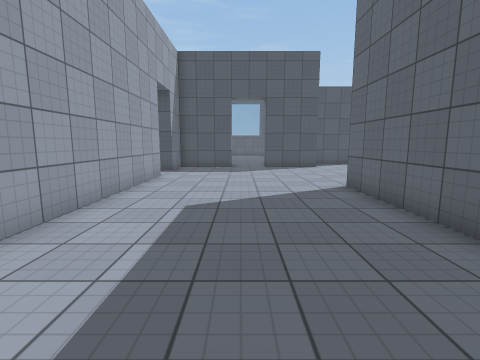
[1] (above)

21 first-person views from a walk through a Unity game level. The camera is 1.4 m above the floor, tilts 8° down and sees 85° across. Doors are open. The floor is counted in squares, 1 m on a side. Each view is taken from the middle of a square. On the plan, view 1 faces up. The plan holds only what a view shows up to about 13 squares ahead; the rest is blank. The place goes on beyond the plan. The player is left out. Surface patterns are stand-ins for the level's own textures.

[2]
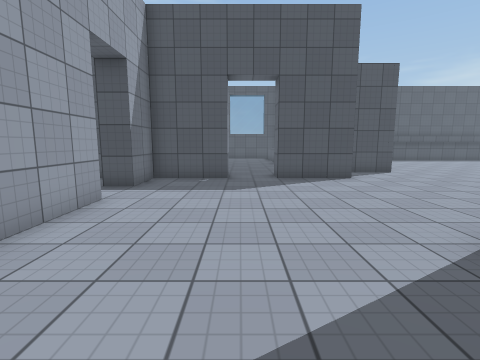

[3]
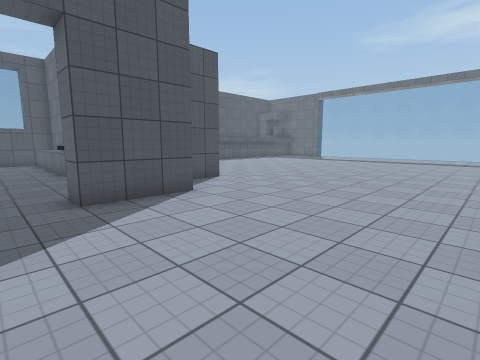

[4]
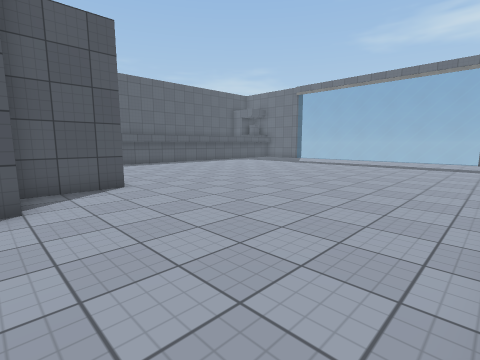

[5]
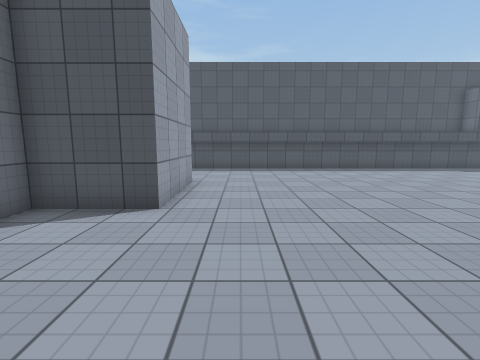

[6]
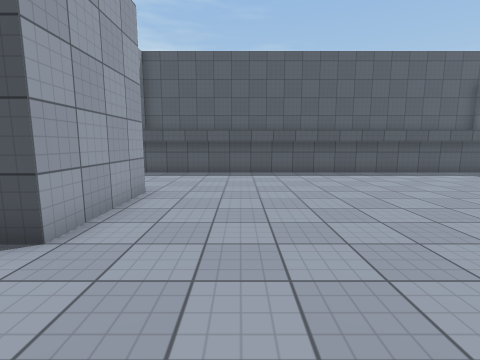

[7]
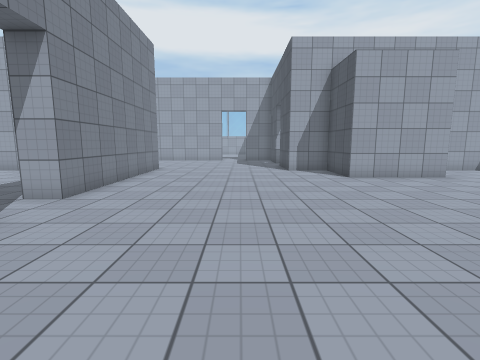

[8]
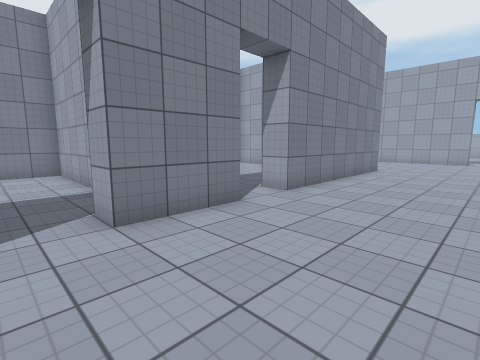

[9]
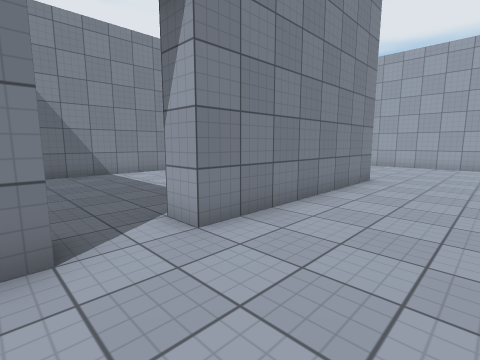

[10]
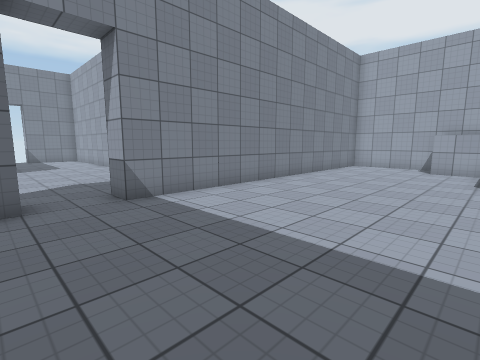

[11]
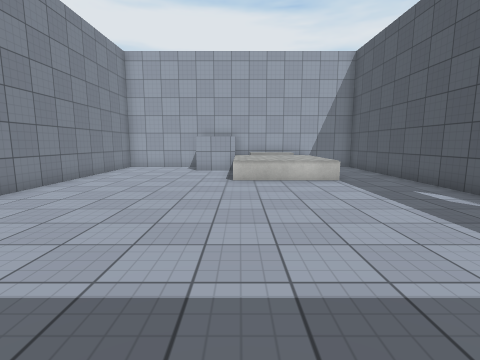

[12]
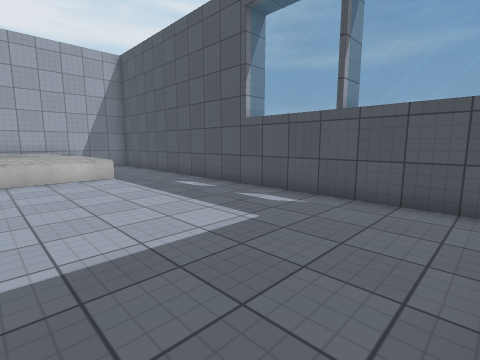

[13]
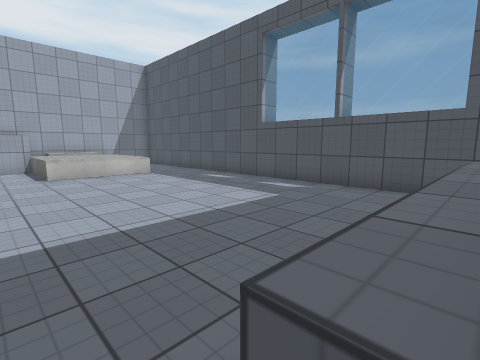

[14]
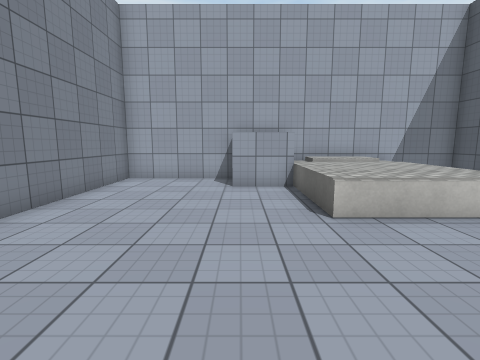

[15]
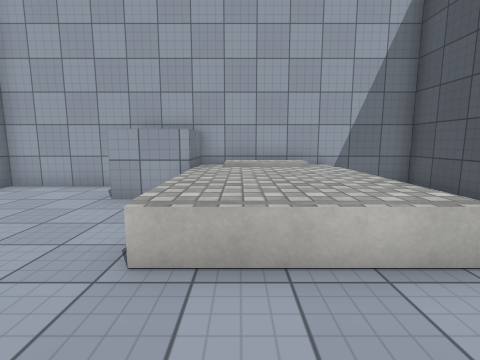

[16]
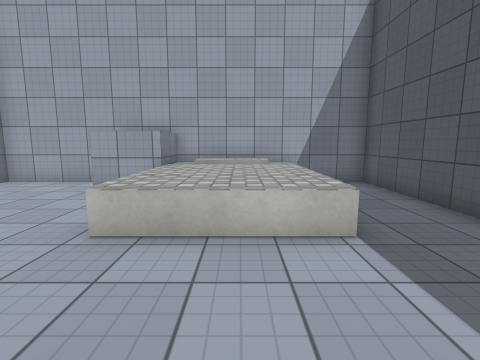

[17]
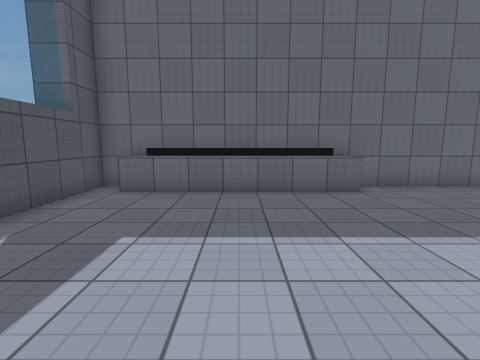

[18]
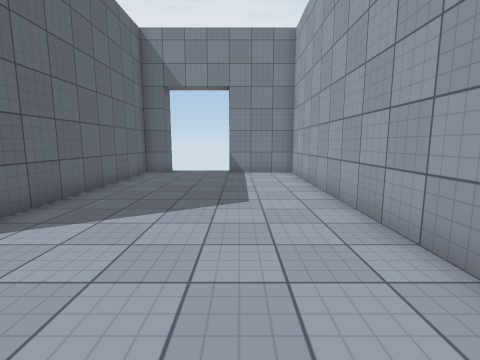

[19]
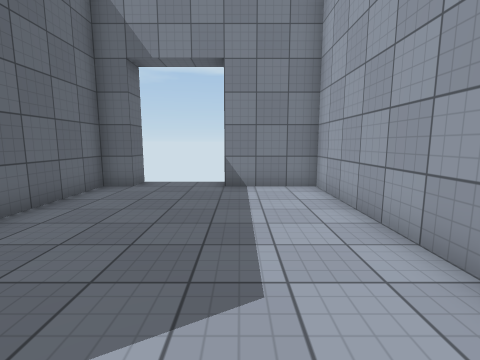

[20]
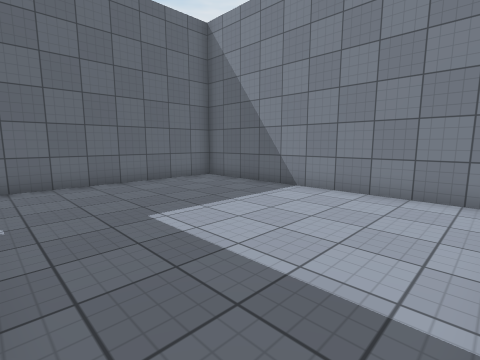

[21]
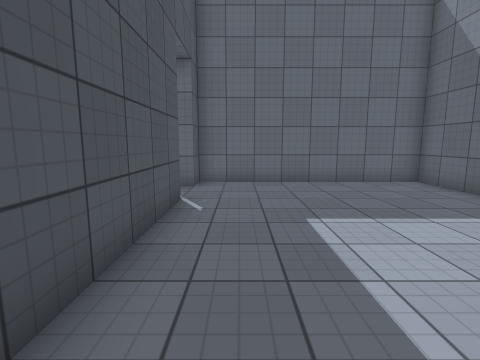

### Floor plan
Points are (right, up) in squares from view 1. A wall is a line through its corners. A room is listed if a view was taken in it or the views show most of it. See-through windows are left out.
Room 1 (views 1, 2, 3, 4, 5, 6, 7, 8, 9, 18, 19)
walls: (4.6, 15.5) (1.5, 15.5); (4.5, 17.5) (4.5, 16.8); (13.4, 8.5) (16.5, 8.5); (-0.5, 15.5) (-3.5, 15.5) (-3.5, 13.5); (-3.5, 11.5) (-3.5, -0.5) (-0.5, -0.5); (18.5, 26) (5.6, 26); (18.5, 26.5) (5.4, 26.5); (2.5, -1.5) (2.5, -0.5) (3.5, -0.5) (3.5, 8.5) (11.5, 8.5)
ways out: open door at (0.5, 16) to room 2; open door at (12.5, 8) to room 3; open door at (-4, 12.5); open door at (17.5, 8)
objects: other object (5, 18) to (7, 21)
Room 2 (views 10, 11, 12, 13, 14, 15, 16, 17)
walls: (-12.5, 22.6) (-12.5, 20.8); (1.5, 16.5) (1.9, 16.5); (-14.5, 20.8) (-14.5, 16.5) (-0.5, 16.5); (3.5, 17.1) (3.5, 29.5) (-14.5, 29.5) (-14.5, 22.8)
low walls: (3, 21.5) (2.5, 21.5) (2.5, 28.5)
ways out: open door at (0.5, 16) to room 1
objects: bed (-14, 23) to (-9, 27)
Room 3 (views 20, 21)
walls: (11.5, 7.5) (6.5, 7.5); (5.2, -0.5) (14.5, -0.5) (14.5, 7.5) (13.5, 7.5)
ways out: open door at (12.5, 8) to room 1

Positions as (right, up) in squares from view 1, and headings:
1: (0, 0), facing up
2: (0, 5), facing up
3: (0, 9), facing up-right
4: (4, 9), facing up-right
5: (9, 12), facing up
6: (10, 14), facing up
7: (18, 13), facing left
8: (18, 13), facing down-left
9: (14, 12), facing down-left
10: (2, 23), facing down-left
11: (1, 23), facing left
12: (2, 23), facing up-left
13: (3, 21), facing up-left
14: (-4, 21), facing left
15: (-6, 24), facing left
16: (-5, 25), facing left
17: (-5, 25), facing right
18: (-1, 12), facing down
19: (-1, 8), facing down
20: (5, 7), facing down-right
21: (5, 6), facing right
